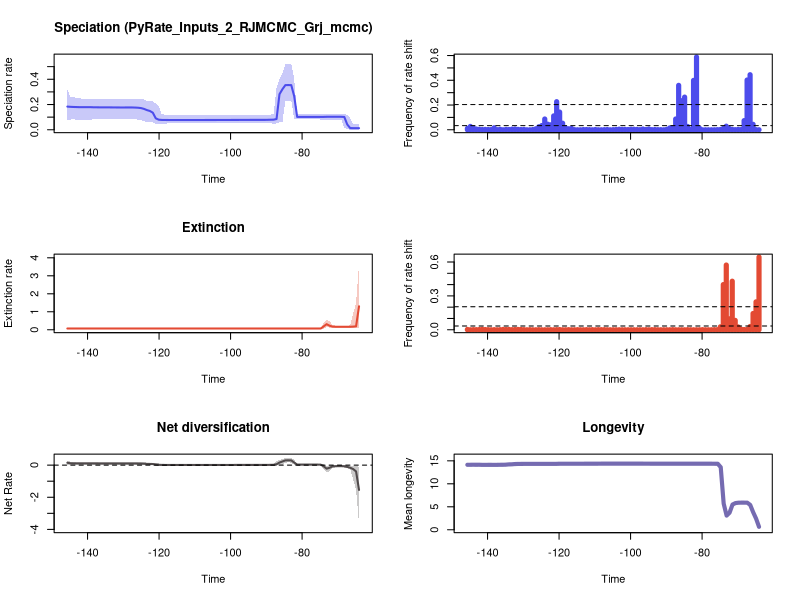

Write the R code that produced this figure.


pdf(file='./RTT_plots.pdf',width=10, height=15)
par(mfrow=c(3,2))
library(scales)

time=c(-64.0760173181749, -64.89992916680775,-65.72384101544058,-66.54775286407342,-67.37166471270625,-68.1955765613391,-69.01948840997193,-69.84340025860476,-70.66731210723759,-71.49122395587044,-72.31513580450327,-73.1390476531361,-73.96295950176894,-74.78687135040178,-75.61078319903461,-76.43469504766745,-77.2586068963003,-78.08251874493313,-78.90643059356596,-79.73034244219879,-80.55425429083164,-81.37816613946447,-82.2020779880973,-83.02598983673015,-83.84990168536298,-84.67381353399581,-85.49772538262864,-86.32163723126149,-87.14554907989432,-87.96946092852716,-88.79337277716,-89.61728462579283,-90.44119647442567,-91.2651083230585,-92.08902017169133,-92.91293202032418,-93.73684386895701,-94.56075571758986,-95.38466756622269,-96.20857941485552,-97.03249126348835,-97.85640311212119,-98.68031496075403,-99.50422680938686,-100.32813865801971,-101.15205050665254,-101.97596235528538,-102.79987420391821,-103.62378605255104,-104.44769790118387,-105.27160974981672,-106.09552159844955,-106.9194334470824,-107.74334529571523,-108.56725714434806,-109.3911689929809,-110.21508084161373,-111.03899269024657,-111.8629045388794,-112.68681638751225,-113.51072823614508,-114.33464008477792,-115.15855193341075,-115.98246378204358,-116.80637563067643,-117.63028747930926,-118.4541993279421,-119.27811117657494,-120.10202302520777,-120.9259348738406,-121.74984672247344,-122.57375857110627,-123.39767041973911,-124.22158226837195,-125.0454941170048,-125.86940596563763,-126.69331781427046,-127.51722966290329,-128.34114151153614,-129.16505336016894,-129.9889652088018,-130.8128770574346,-131.63678890606747,-132.46070075470033,-133.28461260333313,-134.108524451966,-134.9324363005988,-135.75634814923166,-136.58025999786446,-137.40417184649732,-138.22808369513018,-139.05199554376298,-139.87590739239585,-140.69981924102865,-141.5237310896615,-142.3476429382943,-143.17155478692717,-143.99546663556004,-144.81937848419284,-145.6432903328257)
rate=c(0.012717100065966373, 0.012717100065966373,0.012729357099482742,0.013293485807174057,0.0421453583362048,0.10160197887495588,0.10286063821169389,0.10290095711979044,0.10290666037005872,0.10290095711979044,0.10290095711979044,0.10280764765649697,0.1021217621493288,0.10185042043826413,0.10179083740140776,0.10177459127585005,0.10177459127585005,0.10177459127585005,0.10177459127585005,0.10177459127585005,0.10177459127585005,0.10192260827103437,0.26549753572498147,0.35350547581439895,0.35418061455148503,0.3536844974447277,0.3214228686812337,0.2818171565433365,0.08518010822625907,0.08010047884134974,0.07963245378136666,0.07889653884909942,0.07838408590343035,0.07838408590343035,0.07838408590343035,0.078373729791844,0.07837016059269991,0.07837016059269991,0.07824629926202067,0.07813084374690704,0.07802655756713606,0.07797526850095701,0.07794879895136096,0.07787678284558512,0.07778087527173663,0.07770667253190089,0.07769416742661177,0.07755127661046868,0.07753471994675665,0.07734337805756336,0.07734337805756336,0.07734337805756336,0.07734337805756336,0.07722271488284771,0.07722271488284771,0.07722271488284771,0.07722271488284771,0.07712401554813636,0.07712401554813636,0.07708383343343335,0.07702383001281074,0.07702383001281074,0.07702383001281074,0.07702383001281074,0.07711342168035695,0.07738985332004518,0.07754852953427638,0.07787678284558512,0.07992582468482887,0.09059359479351473,0.13518450042359337,0.14892453081190946,0.15581862421201026,0.16541316137919207,0.17183250430947902,0.17458152461838822,0.17582199144370553,0.1766174350772216,0.1766174350772216,0.1766174350772216,0.17655517985431357,0.17655517985431357,0.17669044324790611,0.17680341764912488,0.17722789111794096,0.17729352908830626,0.1773629837193638,0.17758458496127721,0.17758458496127721,0.17781644725320678,0.17788286960876976,0.17890327416667323,0.17890327416667323,0.17890327416667323,0.17892228531999776,0.1791027027926108,0.17989212448041048,0.18064686896548826,0.181810322741774,0.1835743135424004)
minHPD=c(0.0007460311401296851, 0.0007460311401296851,0.0007460311401296851,0.0007460311401296851,0.004056770996218667,0.017989188762806235,0.07677922537979245,0.07964920414517622,0.07964920414517622,0.07964920414517622,0.07974671943023434,0.0816611389809312,0.07946963480113867,0.08128088232268124,0.0816470840988283,0.0816470840988283,0.0816470840988283,0.0816470840988283,0.0816470840988283,0.0816470840988283,0.0816470840988283,0.0816470840988283,0.08576071965055547,0.23161646852548312,0.23161646852548312,0.23161646852548312,0.0601206916776517,0.0601206916776517,0.04981937476734784,0.04601643175985804,0.05287449180877644,0.05019137986744958,0.05224434042475344,0.05224434042475344,0.05224434042475344,0.05224434042475344,0.05224434042475344,0.05224434042475344,0.05224434042475344,0.05287449180877644,0.05287449180877644,0.05287449180877644,0.05287449180877644,0.05224434042475344,0.05224434042475344,0.050757617197130706,0.050757617197130706,0.050757617197130706,0.05019137986744958,0.05019137986744958,0.05019137986744958,0.05019137986744958,0.05019137986744958,0.05019137986744958,0.05019137986744958,0.05019137986744958,0.05019137986744958,0.05019137986744958,0.05019137986744958,0.04981937476734784,0.04981937476734784,0.05019137986744958,0.05019137986744958,0.05019137986744958,0.04981937476734784,0.04981937476734784,0.04555957218993921,0.04401126196818872,0.048905333300635685,0.044366317136621584,0.0601206916776517,0.0601206916776517,0.06160705749102772,0.06766699008116277,0.07710946551675024,0.07937512511867202,0.08552304713318339,0.08552304713318339,0.08552304713318339,0.08552304713318339,0.08493525645804227,0.08493525645804227,0.08493525645804227,0.08493525645804227,0.08552304713318339,0.08493525645804227,0.08552304713318339,0.08552304713318339,0.08552304713318339,0.08552304713318339,0.08493525645804227,0.07992415681617578,0.07992415681617578,0.07992415681617578,0.07992415681617578,0.07992415681617578,0.07992415681617578,0.08567703199860603,0.07992415681617578,0.07750776307586268)
maxHPD=c(0.04193752113870123, 0.04193752113870123,0.0423817144373845,0.09335534061966398,0.11508418305752606,0.12542204211315805,0.1260724583067762,0.1260724583067762,0.12542204211315805,0.12542204211315805,0.12542204211315805,0.12542204211315805,0.12167848387452097,0.12167848387452097,0.12167848387452097,0.12167848387452097,0.12167848387452097,0.12167848387452097,0.12167848387452097,0.12167848387452097,0.12167848387452097,0.1228831812639476,0.4011031873146625,0.5237826596616165,0.5191931010954125,0.5210654898306711,0.45011386639954026,0.39883445316749594,0.329601339028011,0.1287127307807923,0.12076407239365047,0.11486411648629707,0.11486411648629707,0.11486411648629707,0.11486411648629707,0.11486411648629707,0.11486411648629707,0.11486411648629707,0.11353642632763436,0.11385114386733752,0.11353642632763436,0.11385114386733752,0.11403727514058096,0.11353642632763436,0.11403727514058096,0.11353642632763436,0.11353642632763436,0.11353642632763436,0.11353642632763436,0.11385114386733752,0.11403727514058096,0.11403727514058096,0.11403727514058096,0.11486411648629707,0.11486411648629707,0.11486411648629707,0.11486411648629707,0.115308385848939,0.115308385848939,0.11591642766180593,0.11647093044441677,0.11706213927588298,0.11706213927588298,0.11706213927588298,0.11798714408912114,0.12076407239365047,0.11949278564096079,0.1250033181672157,0.1904117459679297,0.20709464335887276,0.22656607213348084,0.22656607213348084,0.2283456715397398,0.24069028241986695,0.24315451629674117,0.24315451629674117,0.247016259099076,0.24578401614498915,0.24578401614498915,0.24578401614498915,0.24458548589456724,0.24458548589456724,0.24458548589456724,0.24458548589456724,0.24458548589456724,0.24458548589456724,0.24458548589456724,0.24578401614498915,0.24578401614498915,0.247016259099076,0.24721768007958173,0.247016259099076,0.247016259099076,0.247016259099076,0.24721768007958173,0.2486239870373399,0.2502273853501314,0.26152665804811415,0.2631612520431962,0.3178122932455162)
remove_na = !is.na(rate)
time = time[remove_na]
plot(time,time,type = 'n', ylim = c(0, 0.5761609256277782), xlim = c(-146.0552462571421,-63.66406139385849), ylab = 'Speciation rate', xlab = 'Time',main='Speciation (PyRate_Inputs_2_RJMCMC_Grj_mcmc)' )
polygon(c(time, rev(time)), c(maxHPD[remove_na], rev(minHPD[remove_na])), col = alpha('#4c4cec',0.3), border = NA)
lines(time,rate[remove_na], col = '#4c4cec', lwd=2)
mids=c(-64.0801784891276, -64.9124126796658,-65.74464687020404,-66.57688106074227,-67.40911525128047,-68.2413494418187,-69.0735836323569,-69.90581782289513,-70.73805201343336,-71.57028620397156,-72.40252039450979,-73.234754585048,-74.06698877558622,-74.89922296612443,-75.73145715666266,-76.56369134720089,-77.39592553773909,-78.22815972827732,-79.06039391881552,-79.89262810935375,-80.72486229989198,-81.55709649043018,-82.38933068096841,-83.22156487150662,-84.05379906204485,-84.88603325258305,-85.71826744312128,-86.55050163365951,-87.38273582419771,-88.21497001473594,-89.04720420527414,-89.87943839581237,-90.7116725863506,-91.5439067768888,-92.37614096742703,-93.20837515796524,-94.04060934850347,-94.87284353904167,-95.7050777295799,-96.53731192011813,-97.36954611065633,-98.20178030119456,-99.03401449173276,-99.86624868227099,-100.69848287280922,-101.53071706334742,-102.36295125388565,-103.19518544442386,-104.02741963496209,-104.85965382550029,-105.69188801603852,-106.52412220657675,-107.35635639711495,-108.18859058765318,-109.02082477819138,-109.85305896872961,-110.68529315926784,-111.51752734980604,-112.34976154034428,-113.18199573088248,-114.01422992142071,-114.84646411195891,-115.67869830249714,-116.51093249303537,-117.34316668357357,-118.1754008741118,-119.00763506465,-119.83986925518823,-120.67210344572646,-121.50433763626467,-122.3365718268029,-123.1688060173411,-124.00104020787933,-124.83327439841753,-125.66550858895576,-126.49774277949399,-127.32997697003219,-128.16221116057042,-128.99444535110865,-129.82667954164685,-130.65891373218506,-131.4911479227233,-132.32338211326152,-133.15561630379972,-133.98785049433795,-134.82008468487618,-135.65231887541438,-136.48455306595258,-137.31678725649084,-138.14902144702904,-138.98125563756724,-139.81348982810547,-140.6457240186437,-141.4779582091819,-142.31019239972014,-143.14242659025837,-143.97466078079657,-144.80689497133477,-145.639129161873)
counts=c(0.0, 0.001,0.044,0.445,0.402,0.074,0.002,0.003,0.001,0.003,0.01,0.029,0.011,0.002,0.001,0.0,0.0,0.0,0.0,0.0,0.013,0.588,0.399,0.003,0.027,0.264,0.235,0.359,0.087,0.016,0.015,0.004,0.0,0.001,0.001,0.002,0.001,0.006,0.002,0.006,0.001,0.003,0.004,0.004,0.002,0.003,0.003,0.005,0.003,0.001,0.0,0.002,0.001,0.0,0.0,0.002,0.0,0.001,0.002,0.002,0.0,0.0,0.001,0.011,0.008,0.014,0.053,0.143,0.227,0.112,0.04,0.045,0.087,0.034,0.024,0.008,0.002,0.0,0.0,0.003,0.002,0.003,0.006,0.005,0.002,0.003,0.0,0.004,0.001,0.016,0.002,0.002,0.003,0.002,0.004,0.006,0.015,0.027,0.011)
plot(mids,counts,type = 'h', xlim = c(-146.0552462571421,-63.66406139385849), ylim=c(0,0.588), ylab = 'Frequency of rate shift', xlab = 'Time',lwd=5,col='#4c4cec')
bf2 = 0.0334855783905188
bf6 = 0.2038210823685952
abline(h=bf2, lty=2)
abline(h=bf6, lty=2)

time=c(-64.0760173181749, -64.89992916680775,-65.72384101544058,-66.54775286407342,-67.37166471270625,-68.1955765613391,-69.01948840997193,-69.84340025860476,-70.66731210723759,-71.49122395587044,-72.31513580450327,-73.1390476531361,-73.96295950176894,-74.78687135040178,-75.61078319903461,-76.43469504766745,-77.2586068963003,-78.08251874493313,-78.90643059356596,-79.73034244219879,-80.55425429083164,-81.37816613946447,-82.2020779880973,-83.02598983673015,-83.84990168536298,-84.67381353399581,-85.49772538262864,-86.32163723126149,-87.14554907989432,-87.96946092852716,-88.79337277716,-89.61728462579283,-90.44119647442567,-91.2651083230585,-92.08902017169133,-92.91293202032418,-93.73684386895701,-94.56075571758986,-95.38466756622269,-96.20857941485552,-97.03249126348835,-97.85640311212119,-98.68031496075403,-99.50422680938686,-100.32813865801971,-101.15205050665254,-101.97596235528538,-102.79987420391821,-103.62378605255104,-104.44769790118387,-105.27160974981672,-106.09552159844955,-106.9194334470824,-107.74334529571523,-108.56725714434806,-109.3911689929809,-110.21508084161373,-111.03899269024657,-111.8629045388794,-112.68681638751225,-113.51072823614508,-114.33464008477792,-115.15855193341075,-115.98246378204358,-116.80637563067643,-117.63028747930926,-118.4541993279421,-119.27811117657494,-120.10202302520777,-120.9259348738406,-121.74984672247344,-122.57375857110627,-123.39767041973911,-124.22158226837195,-125.0454941170048,-125.86940596563763,-126.69331781427046,-127.51722966290329,-128.34114151153614,-129.16505336016894,-129.9889652088018,-130.8128770574346,-131.63678890606747,-132.46070075470033,-133.28461260333313,-134.108524451966,-134.9324363005988,-135.75634814923166,-136.58025999786446,-137.40417184649732,-138.22808369513018,-139.05199554376298,-139.87590739239585,-140.69981924102865,-141.5237310896615,-142.3476429382943,-143.17155478692717,-143.99546663556004,-144.81937848419284,-145.6432903328257)
rate=c(1.3041383238314557, 0.19034021511381655,0.1747156772909516,0.16698612526942302,0.1658297312918122,0.1658297312918122,0.1658297312918122,0.1660583130129189,0.1679128703326066,0.17560901496458559,0.22504404266280745,0.3102438121726156,0.18772108937677578,0.06973519679010692,0.0694723139759203,0.06944651289677706,0.06944651289677706,0.06944651289677706,0.06944651289677706,0.06944651289677706,0.06944651289677706,0.06944651289677706,0.06944651289677706,0.06944651289677706,0.06944651289677706,0.06944651289677706,0.06944651289677706,0.06944651289677706,0.06944651289677706,0.06944651289677706,0.06944651289677706,0.06944651289677706,0.06944651289677706,0.06944651289677706,0.06944651289677706,0.06944651289677706,0.06944651289677706,0.06944651289677706,0.0694193666338618,0.0694193666338618,0.06941656236023723,0.06941656236023723,0.06941656236023723,0.06941656236023723,0.06941656236023723,0.06941656236023723,0.06941656236023723,0.06941656236023723,0.06941656236023723,0.06941656236023723,0.06941656236023723,0.06941656236023723,0.06941656236023723,0.06941656236023723,0.0694193666338618,0.0694723139759203,0.0694723139759203,0.0694723139759203,0.06947345199649177,0.06947345199649177,0.06947780392249345,0.06947780392249345,0.06950340420109813,0.06950340420109813,0.06950340420109813,0.06950340420109813,0.06950340420109813,0.06950340420109813,0.06953019576228736,0.06954195149427622,0.06954195149427622,0.06954195149427622,0.06954195149427622,0.06954195149427622,0.06954195149427622,0.06954195149427622,0.06954195149427622,0.06954195149427622,0.06954195149427622,0.06954195149427622,0.06954195149427622,0.06954195149427622,0.06955399895200856,0.0695598821741117,0.0695598821741117,0.06956362644771363,0.06957784755935228,0.06960423867969218,0.06960423867969218,0.06960914945943175,0.06960914945943175,0.06960423867969218,0.06960423867969218,0.06960423867969218,0.06960423867969218,0.06959595499195145,0.06960423867969218,0.06959595499195145,0.06960423867969218,0.06960423867969218)
minHPD=c(0.11917252139487453, 0.07944116871008518,0.09860073737844192,0.10632195219190499,0.11092789808329222,0.11245522136515558,0.11263177810025146,0.11245522136515558,0.11245522136515558,0.11109661358584966,0.11155492186514866,0.16005773420678926,0.05659631626271196,0.056553309845768646,0.05789470425889937,0.05788091055616116,0.05789470425889937,0.05789470425889937,0.05789470425889937,0.05789470425889937,0.05789470425889937,0.05789470425889937,0.05789470425889937,0.05789470425889937,0.05789470425889937,0.05789470425889937,0.05789470425889937,0.05789470425889937,0.05789470425889937,0.05789470425889937,0.05791410496113079,0.05791410496113079,0.05791410496113079,0.05791410496113079,0.05791410496113079,0.05791410496113079,0.05791410496113079,0.05791410496113079,0.05791410496113079,0.05791410496113079,0.05791410496113079,0.05791410496113079,0.05791410496113079,0.05791410496113079,0.05791410496113079,0.05791410496113079,0.05791410496113079,0.05791410496113079,0.05791410496113079,0.05791410496113079,0.05791410496113079,0.05791410496113079,0.05791410496113079,0.05791410496113079,0.05789470425889937,0.05789470425889937,0.05789470425889937,0.05789470425889937,0.05789470425889937,0.05789470425889937,0.05789470425889937,0.05789470425889937,0.05789470425889937,0.05789470425889937,0.05789470425889937,0.05789470425889937,0.05788091055616116,0.05788091055616116,0.05788091055616116,0.05760865415634535,0.05760865415634535,0.05760865415634535,0.05760865415634535,0.05760865415634535,0.05760865415634535,0.05760865415634535,0.05760865415634535,0.05760865415634535,0.05760865415634535,0.05760865415634535,0.05760865415634535,0.05760865415634535,0.05733083699887516,0.05789470425889937,0.05788091055616116,0.05789470425889937,0.0574611187615129,0.05733083699887516,0.05714500303292515,0.057032273444516626,0.057032273444516626,0.057032273444516626,0.057032273444516626,0.057032273444516626,0.05657663501089776,0.056553309845768646,0.056553309845768646,0.056553309845768646,0.056553309845768646,0.056553309845768646)
maxHPD=c(3.675227244847961, 1.4820426681281034,0.9002827043597754,0.24161859556511361,0.22947662924836065,0.23061797792019445,0.23061797792019445,0.23061797792019445,0.23539737878599784,0.280276170811264,0.46984598206060585,0.5426811019839305,0.3677948779517918,0.08380904006876948,0.08119848170348318,0.08109477054748575,0.08109477054748575,0.08109477054748575,0.08109477054748575,0.08109477054748575,0.08109477054748575,0.08109477054748575,0.08109477054748575,0.08109477054748575,0.08109477054748575,0.08109477054748575,0.08109477054748575,0.08109477054748575,0.08109477054748575,0.08109477054748575,0.08109477054748575,0.08109477054748575,0.08109477054748575,0.08109477054748575,0.08109477054748575,0.08109477054748575,0.08109477054748575,0.08109477054748575,0.08109477054748575,0.08109477054748575,0.08109477054748575,0.08109477054748575,0.08109477054748575,0.08109477054748575,0.08109477054748575,0.08109477054748575,0.08109477054748575,0.08109477054748575,0.08109477054748575,0.08109477054748575,0.08109477054748575,0.08109477054748575,0.08109477054748575,0.08109477054748575,0.08109477054748575,0.08119848170348318,0.08119848170348318,0.08119848170348318,0.08119848170348318,0.08119848170348318,0.08119848170348318,0.08119848170348318,0.08119848170348318,0.08119848170348318,0.08119848170348318,0.08119848170348318,0.08119848170348318,0.08119848170348318,0.08125907901739435,0.08119848170348318,0.08119848170348318,0.08119848170348318,0.08119848170348318,0.08119848170348318,0.08119848170348318,0.08119848170348318,0.08119848170348318,0.08119848170348318,0.08119848170348318,0.08119848170348318,0.08119848170348318,0.08125907901739435,0.08125907901739435,0.08208821927528613,0.08218208724616462,0.08226939978045365,0.08226939978045365,0.08226939978045365,0.08226939978045365,0.08226939978045365,0.08226939978045365,0.08226939978045365,0.08226939978045365,0.08226939978045365,0.08226939978045365,0.08226939978045365,0.08245681804264841,0.08282288474624279,0.0829482380981113,0.0829482380981113)
remove_na = !is.na(rate)
time = time[remove_na]
plot(time,time,type = 'n', ylim = c(0, 4.042749969332758), xlim = c(-146.0552462571421,-63.66406139385849), ylab = 'Extinction rate', xlab = 'Time',main='Extinction' )
polygon(c(time, rev(time)), c(maxHPD[remove_na], rev(minHPD[remove_na])), col = alpha('#e34a33',0.3), border = NA)
lines(time,rate[remove_na], col = '#e34a33', lwd=2)
mids=c(-64.0801784891276, -64.9124126796658,-65.74464687020404,-66.57688106074227,-67.40911525128047,-68.2413494418187,-69.0735836323569,-69.90581782289513,-70.73805201343336,-71.57028620397156,-72.40252039450979,-73.234754585048,-74.06698877558622,-74.89922296612443,-75.73145715666266,-76.56369134720089,-77.39592553773909,-78.22815972827732,-79.06039391881552,-79.89262810935375,-80.72486229989198,-81.55709649043018,-82.38933068096841,-83.22156487150662,-84.05379906204485,-84.88603325258305,-85.71826744312128,-86.55050163365951,-87.38273582419771,-88.21497001473594,-89.04720420527414,-89.87943839581237,-90.7116725863506,-91.5439067768888,-92.37614096742703,-93.20837515796524,-94.04060934850347,-94.87284353904167,-95.7050777295799,-96.53731192011813,-97.36954611065633,-98.20178030119456,-99.03401449173276,-99.86624868227099,-100.69848287280922,-101.53071706334742,-102.36295125388565,-103.19518544442386,-104.02741963496209,-104.85965382550029,-105.69188801603852,-106.52412220657675,-107.35635639711495,-108.18859058765318,-109.02082477819138,-109.85305896872961,-110.68529315926784,-111.51752734980604,-112.34976154034428,-113.18199573088248,-114.01422992142071,-114.84646411195891,-115.67869830249714,-116.51093249303537,-117.34316668357357,-118.1754008741118,-119.00763506465,-119.83986925518823,-120.67210344572646,-121.50433763626467,-122.3365718268029,-123.1688060173411,-124.00104020787933,-124.83327439841753,-125.66550858895576,-126.49774277949399,-127.32997697003219,-128.16221116057042,-128.99444535110865,-129.82667954164685,-130.65891373218506,-131.4911479227233,-132.32338211326152,-133.15561630379972,-133.98785049433795,-134.82008468487618,-135.65231887541438,-136.48455306595258,-137.31678725649084,-138.14902144702904,-138.98125563756724,-139.81348982810547,-140.6457240186437,-141.4779582091819,-142.31019239972014,-143.14242659025837,-143.97466078079657,-144.80689497133477,-145.639129161873)
counts=c(0.644, 0.247,0.144,0.029,0.003,0.002,0.005,0.025,0.083,0.43,0.097,0.573,0.4,0.026,0.001,0.001,0.0,0.0,0.0,0.001,0.0,0.0,0.0,0.0,0.001,0.0,0.0,0.0,0.0,0.001,0.0,0.0,0.0,0.0,0.0,0.001,0.001,0.0,0.001,0.0,0.0,0.0,0.0,0.0,0.0,0.0,0.0,0.0,0.0,0.0,0.0,0.0,0.001,0.001,0.001,0.0,0.001,0.0,0.001,0.0,0.0,0.001,0.0,0.0,0.001,0.0,0.0,0.002,0.001,0.0,0.001,0.0,0.0,0.0,0.001,0.0,0.0,0.001,0.0,0.001,0.003,0.003,0.002,0.001,0.003,0.002,0.003,0.001,0.0,0.001,0.0,0.001,0.002,0.004,0.002,0.001,0.001,0.0,0.003)
plot(mids,counts,type = 'h', xlim = c(-146.0552462571421,-63.66406139385849), ylim=c(0,0.644), ylab = 'Frequency of rate shift', xlab = 'Time',lwd=5,col='#e34a33')
abline(h=bf2, lty=2)
abline(h=bf6, lty=2)
#Net Diversification Rate
time=c(-64.0760173181749, -64.89992916680775,-65.72384101544058,-66.54775286407342,-67.37166471270625,-68.1955765613391,-69.01948840997193,-69.84340025860476,-70.66731210723759,-71.49122395587044,-72.31513580450327,-73.1390476531361,-73.96295950176894,-74.78687135040178,-75.61078319903461,-76.43469504766745,-77.2586068963003,-78.08251874493313,-78.90643059356596,-79.73034244219879,-80.55425429083164,-81.37816613946447,-82.2020779880973,-83.02598983673015,-83.84990168536298,-84.67381353399581,-85.49772538262864,-86.32163723126149,-87.14554907989432,-87.96946092852716,-88.79337277716,-89.61728462579283,-90.44119647442567,-91.2651083230585,-92.08902017169133,-92.91293202032418,-93.73684386895701,-94.56075571758986,-95.38466756622269,-96.20857941485552,-97.03249126348835,-97.85640311212119,-98.68031496075403,-99.50422680938686,-100.32813865801971,-101.15205050665254,-101.97596235528538,-102.79987420391821,-103.62378605255104,-104.44769790118387,-105.27160974981672,-106.09552159844955,-106.9194334470824,-107.74334529571523,-108.56725714434806,-109.3911689929809,-110.21508084161373,-111.03899269024657,-111.8629045388794,-112.68681638751225,-113.51072823614508,-114.33464008477792,-115.15855193341075,-115.98246378204358,-116.80637563067643,-117.63028747930926,-118.4541993279421,-119.27811117657494,-120.10202302520777,-120.9259348738406,-121.74984672247344,-122.57375857110627,-123.39767041973911,-124.22158226837195,-125.0454941170048,-125.86940596563763,-126.69331781427046,-127.51722966290329,-128.34114151153614,-129.16505336016894,-129.9889652088018,-130.8128770574346,-131.63678890606747,-132.46070075470033,-133.28461260333313,-134.108524451966,-134.9324363005988,-135.75634814923166,-136.58025999786446,-137.40417184649732,-138.22808369513018,-139.05199554376298,-139.87590739239585,-140.69981924102865,-141.5237310896615,-142.3476429382943,-143.17155478692717,-143.99546663556004,-144.81937848419284,-145.6432903328257)
net_rate=c(-1.5428363488378178, -0.39426178955612295,-0.24385876662705006,-0.16352642279683138,-0.1113263784896128,-0.0715702357122492,-0.06537475099554398,-0.06558499193028686,-0.06779985863513281,-0.07774399617781774,-0.16494165528505306,-0.2202049440055782,-0.07356295824689073,0.02793612837448294,0.031693171377474634,0.03169567993248972,0.03173905535825944,0.03173905535825944,0.03173905535825944,0.03173905535825944,0.0317429171918411,0.032754458511502486,0.15808427979943995,0.2952040151035178,0.29771516344854343,0.2959941042745194,0.22550756942880718,0.15986962022318593,0.05323769548680271,0.020325044308158857,0.01610893820540774,0.013304906775980316,0.011807129885050095,0.011807129885050095,0.011793148653419907,0.011761055042279386,0.011756322163031838,0.011761606411471776,0.011516440665540442,0.011318799157060626,0.011030932166804341,0.010901058144843517,0.0108335898604013,0.010653629121481021,0.010403520784000248,0.010128288791013322,0.01008054639044958,0.00991974319960073,0.009769563528293853,0.00940985329701124,0.009374966371163768,0.009374966371163768,0.009374966371163768,0.009194357503406832,0.0091822562007381,0.00913156604307258,0.00913156604307258,0.009039136686946206,0.009030197263509633,0.008897570864032684,0.008820030917376877,0.008789451991831666,0.00878598510972328,0.00878598510972328,0.009101918785538534,0.010222220736252043,0.010717523746985197,0.012392118296830396,0.020383512091608942,0.040522637248917706,0.06746369588382642,0.07276144128742916,0.07707125966403072,0.08633885310548779,0.094828858822536,0.09754917630940137,0.09988780762327834,0.10078530488941358,0.10085976532411949,0.10085229572248725,0.10065290831785693,0.10064168323542444,0.10089291393364162,0.10085281967820932,0.10133563206393295,0.10148380488027686,0.10132728698140939,0.10171929934617933,0.10170326744563261,0.10223517078812423,0.10267472798176552,0.10487094047993867,0.10494297115198367,0.10494094911433119,0.10519237918441611,0.10546878608462117,0.10586877882922581,0.10932344327605895,0.11494737445458536,0.14616548885204142)
net_minHPD=c(-3.656524098677166, -1.5248970219181477,-0.8843941753787454,-0.22832987957844092,-0.20444386061155256,-0.1486382436537902,-0.1393846923256563,-0.1393846923256563,-0.1481446205689561,-0.18248963449142497,-0.37463300001137023,-0.4447610250910238,-0.26770402557712225,0.0058034744523428605,0.008921026585219496,0.008921026585219496,0.008921026585219496,0.008921026585219496,0.008921026585219496,0.008921026585219496,0.008921026585219496,0.010030404823821976,0.010037868318520632,0.15812654459573455,0.1672568146203574,0.15931565278938167,-0.012354497727042599,-0.012354497727042599,-0.024375421570984095,-0.025311158075044388,-0.020275334573953335,-0.02130741226866762,-0.019578497425976053,-0.019578497425976053,-0.019578497425976053,-0.019578497425976053,-0.019578497425976053,-0.019578497425976053,-0.019283123652725394,-0.019695300779861175,-0.019695300779861175,-0.019695300779861175,-0.019695300779861175,-0.019695300779861175,-0.019578497425976053,-0.019832545065371014,-0.019832545065371014,-0.019832545065371014,-0.0242700382782138,-0.0242700382782138,-0.024375421570984095,-0.024375421570984095,-0.024375421570984095,-0.023740482015886043,-0.023740482015886043,-0.023740482015886043,-0.023740482015886043,-0.0242700382782138,-0.0242700382782138,-0.024375421570984095,-0.023740482015886043,-0.023740482015886043,-0.023740482015886043,-0.023740482015886043,-0.023740482015886043,-0.024375421570984095,-0.024375421570984095,-0.027360970266479906,-0.024375421570984095,-0.025535981639143626,-0.012414449086927383,-0.012414449086927383,-0.007838783664632712,-0.00601460599126942,0.005434370083385931,0.009018535150595003,0.009117808151694815,0.009749037893806586,0.009749037893806586,0.009749037893806586,0.009117808151694815,0.009749037893806586,0.009749037893806586,0.009749037893806586,0.009749037893806586,0.009749037893806586,0.009749037893806586,0.008784949151926139,0.008784949151926139,0.009749037893806586,0.008784949151926139,0.008784949151926139,0.008784949151926139,0.008784949151926139,0.009749037893806586,0.009749037893806586,0.009749037893806586,0.0077791435904770445,0.008784949151926139,0.004342565501527881)
net_maxHPD=c(-0.10434290251424709, -0.06606713713435376,-0.03881188529408486,-0.035426167287194166,-0.010582746308538726,-0.0027407635460233726,-0.0015353092225752762,-0.0027407635460233726,-0.0043063025828515705,0.0085808761319449,-0.010043191844430255,-0.0546911470509418,0.05808216782258376,0.06004275559931165,0.054225116572375665,0.054225116572375665,0.0541051270300297,0.0541051270300297,0.0541051270300297,0.0541051270300297,0.0541051270300297,0.056270479445467175,0.33003780742561867,0.4509049198044685,0.4573698081419453,0.4509049198044685,0.38073732577533187,0.3286878941061574,0.26097065720060414,0.060640775030412,0.05214130654025318,0.04742192797366659,0.04727109230633922,0.04727109230633922,0.04727109230633922,0.04727109230633922,0.04727109230633922,0.04727109230633922,0.04742192797366659,0.04667530943109707,0.046377506600788716,0.04667530943109707,0.04667530943109707,0.04667530943109707,0.04727109230633922,0.04727109230633922,0.04727109230633922,0.04727109230633922,0.04324260227601709,0.04324260227601709,0.04324260227601709,0.04324260227601709,0.04324260227601709,0.04428498946437427,0.04428498946437427,0.04428498946437427,0.04428498946437427,0.0440623834811065,0.0440623834811065,0.04428498946437427,0.04543743282393725,0.04558560685013871,0.04558560685013871,0.04558560685013871,0.04614745940844352,0.04742192797366659,0.04947268020445818,0.05347615536660587,0.11693386347962893,0.14025284911609415,0.1583789720463045,0.15714542239471746,0.16049204540559975,0.1685099341439819,0.17527077416462494,0.17484222814244954,0.17373942982876023,0.17389700096954164,0.17389700096954164,0.17389700096954164,0.17268296014478662,0.17389700096954164,0.17438839688722388,0.17438839688722388,0.17484222814244954,0.17438839688722388,0.17527077416462494,0.17527077416462494,0.17527077416462494,0.17697090615229874,0.17697090615229874,0.18306268342813137,0.18306268342813137,0.18306268342813137,0.18451519845800513,0.18558009550980653,0.1863156548336291,0.19112209543172953,0.2050147694375929,0.28357391311401575)
remove_na = !is.na(net_rate)
time = time[remove_na]
plot(time,time,type = 'n', ylim = c(-4.022176508544883, 0.5031067889561398), xlim = c(-146.0552462571421,-63.66406139385849), ylab = 'Net Rate', xlab = 'Time',lwd=2, main='Net diversification', col= '#504A4B' )
polygon(c(time, rev(time)), c(net_maxHPD[remove_na], rev(net_minHPD[remove_na])), col = alpha('#504A4B',0.3), border = NA)
lines(time,net_rate[remove_na], col = '#504A4B', lwd=2)
abline(h=0,lty=2)


time=c(-64.0760173181749, -64.89992916680775,-65.72384101544058,-66.54775286407342,-67.37166471270625,-68.1955765613391,-69.01948840997193,-69.84340025860476,-70.66731210723759,-71.49122395587044,-72.31513580450327,-73.1390476531361,-73.96295950176894,-74.78687135040178,-75.61078319903461,-76.43469504766745,-77.2586068963003,-78.08251874493313,-78.90643059356596,-79.73034244219879,-80.55425429083164,-81.37816613946447,-82.2020779880973,-83.02598983673015,-83.84990168536298,-84.67381353399581,-85.49772538262864,-86.32163723126149,-87.14554907989432,-87.96946092852716,-88.79337277716,-89.61728462579283,-90.44119647442567,-91.2651083230585,-92.08902017169133,-92.91293202032418,-93.73684386895701,-94.56075571758986,-95.38466756622269,-96.20857941485552,-97.03249126348835,-97.85640311212119,-98.68031496075403,-99.50422680938686,-100.32813865801971,-101.15205050665254,-101.97596235528538,-102.79987420391821,-103.62378605255104,-104.44769790118387,-105.27160974981672,-106.09552159844955,-106.9194334470824,-107.74334529571523,-108.56725714434806,-109.3911689929809,-110.21508084161373,-111.03899269024657,-111.8629045388794,-112.68681638751225,-113.51072823614508,-114.33464008477792,-115.15855193341075,-115.98246378204358,-116.80637563067643,-117.63028747930926,-118.4541993279421,-119.27811117657494,-120.10202302520777,-120.9259348738406,-121.74984672247344,-122.57375857110627,-123.39767041973911,-124.22158226837195,-125.0454941170048,-125.86940596563763,-126.69331781427046,-127.51722966290329,-128.34114151153614,-129.16505336016894,-129.9889652088018,-130.8128770574346,-131.63678890606747,-132.46070075470033,-133.28461260333313,-134.108524451966,-134.9324363005988,-135.75634814923166,-136.58025999786446,-137.40417184649732,-138.22808369513018,-139.05199554376298,-139.87590739239585,-140.69981924102865,-141.5237310896615,-142.3476429382943,-143.17155478692717,-143.99546663556004,-144.81937848419284,-145.6432903328257)
rate=c(0.6410165825471665, 2.4304438224821783,3.8293073272322555,5.417424635605069,5.8924214782811655,5.900425020610765,5.902692619545328,5.886495260700084,5.803843423495535,5.487751084917476,3.7125756239586525,3.084928613200897,5.690494831776318,13.61339381898184,14.357387604435822,14.362351505140234,14.371304441385693,14.371304441385693,14.371304441385693,14.371304441385693,14.372102087102974,14.372102087102974,14.372102087102974,14.372102087102974,14.372102087102974,14.371941240147464,14.371941240147464,14.371941240147464,14.371941240147464,14.371941240147464,14.376189764023946,14.376189764023946,14.376189764023946,14.376189764023946,14.376189764023946,14.376189764023946,14.376884158893638,14.376884158893638,14.384505975446999,14.384505975446999,14.386819879023191,14.386819879023191,14.386819879023191,14.386819879023191,14.386819879023191,14.386819879023191,14.386819879023191,14.386819879023191,14.386819879023191,14.386819879023191,14.386819879023191,14.386819879023191,14.386819879023191,14.386819879023191,14.38431558029921,14.373834995899342,14.373834995899342,14.373834995899342,14.371988284547957,14.371988284547957,14.369340982388598,14.369340982388598,14.368625183301198,14.368625183301198,14.368625183301198,14.368625183301198,14.367315796346466,14.367315796346466,14.362100932353012,14.334593239247937,14.334593239247937,14.334593239247937,14.334766345722334,14.334766345722334,14.334766345722334,14.335983407853181,14.335983407853181,14.335983407853181,14.335983407853181,14.334448416559614,14.334448416559614,14.327003246034714,14.320478789542129,14.29259204283912,14.237064180016864,14.223845836187406,14.15936729585991,14.141202770756873,14.13799754029528,14.124031348065165,14.124031348065165,14.124454240801656,14.124454240801656,14.123323070656395,14.118933534813614,14.148680993730023,14.14006363394186,14.150120091193248,14.138361846788078,14.138361846788078)
minHPD=c(0.6410165825471665, 2.4304438224821783,3.8293073272322555,5.417424635605069,5.8924214782811655,5.900425020610765,5.902692619545328,5.886495260700084,5.803843423495535,5.487751084917476,3.7125756239586525,3.084928613200897,5.690494831776318,13.61339381898184,14.357387604435822,14.362351505140234,14.371304441385693,14.371304441385693,14.371304441385693,14.371304441385693,14.372102087102974,14.372102087102974,14.372102087102974,14.372102087102974,14.372102087102974,14.371941240147464,14.371941240147464,14.371941240147464,14.371941240147464,14.371941240147464,14.376189764023946,14.376189764023946,14.376189764023946,14.376189764023946,14.376189764023946,14.376189764023946,14.376884158893638,14.376884158893638,14.384505975446999,14.384505975446999,14.386819879023191,14.386819879023191,14.386819879023191,14.386819879023191,14.386819879023191,14.386819879023191,14.386819879023191,14.386819879023191,14.386819879023191,14.386819879023191,14.386819879023191,14.386819879023191,14.386819879023191,14.386819879023191,14.38431558029921,14.373834995899342,14.373834995899342,14.373834995899342,14.371988284547957,14.371988284547957,14.369340982388598,14.369340982388598,14.368625183301198,14.368625183301198,14.368625183301198,14.368625183301198,14.367315796346466,14.367315796346466,14.362100932353012,14.334593239247937,14.334593239247937,14.334593239247937,14.334766345722334,14.334766345722334,14.334766345722334,14.335983407853181,14.335983407853181,14.335983407853181,14.335983407853181,14.334448416559614,14.334448416559614,14.327003246034714,14.320478789542129,14.29259204283912,14.237064180016864,14.223845836187406,14.15936729585991,14.141202770756873,14.13799754029528,14.124031348065165,14.124031348065165,14.124454240801656,14.124454240801656,14.123323070656395,14.118933534813614,14.148680993730023,14.14006363394186,14.150120091193248,14.138361846788078,14.138361846788078)
maxHPD=c(0.6410165825471665, 2.4304438224821783,3.8293073272322555,5.417424635605069,5.8924214782811655,5.900425020610765,5.902692619545328,5.886495260700084,5.803843423495535,5.487751084917476,3.7125756239586525,3.084928613200897,5.690494831776318,13.61339381898184,14.357387604435822,14.362351505140234,14.371304441385693,14.371304441385693,14.371304441385693,14.371304441385693,14.372102087102974,14.372102087102974,14.372102087102974,14.372102087102974,14.372102087102974,14.371941240147464,14.371941240147464,14.371941240147464,14.371941240147464,14.371941240147464,14.376189764023946,14.376189764023946,14.376189764023946,14.376189764023946,14.376189764023946,14.376189764023946,14.376884158893638,14.376884158893638,14.384505975446999,14.384505975446999,14.386819879023191,14.386819879023191,14.386819879023191,14.386819879023191,14.386819879023191,14.386819879023191,14.386819879023191,14.386819879023191,14.386819879023191,14.386819879023191,14.386819879023191,14.386819879023191,14.386819879023191,14.386819879023191,14.38431558029921,14.373834995899342,14.373834995899342,14.373834995899342,14.371988284547957,14.371988284547957,14.369340982388598,14.369340982388598,14.368625183301198,14.368625183301198,14.368625183301198,14.368625183301198,14.367315796346466,14.367315796346466,14.362100932353012,14.334593239247937,14.334593239247937,14.334593239247937,14.334766345722334,14.334766345722334,14.334766345722334,14.335983407853181,14.335983407853181,14.335983407853181,14.335983407853181,14.334448416559614,14.334448416559614,14.327003246034714,14.320478789542129,14.29259204283912,14.237064180016864,14.223845836187406,14.15936729585991,14.141202770756873,14.13799754029528,14.124031348065165,14.124031348065165,14.124454240801656,14.124454240801656,14.123323070656395,14.118933534813614,14.148680993730023,14.14006363394186,14.150120091193248,14.138361846788078,14.138361846788078)
remove_na = !is.na(rate)
time = time[remove_na]
plot(time,time,type = 'n', ylim = c(0, 15.825501866925512), xlim = c(-146.0552462571421,-63.66406139385849), ylab = 'Mean longevity', xlab = 'Time',main='Longevity' )
polygon(c(time, rev(time)), c(maxHPD[remove_na], rev(minHPD[remove_na])), col = alpha('#756bb1',0.3), border = NA)
lines(time,rate[remove_na], col = '#756bb1', lwd=4)

n <- dev.off()